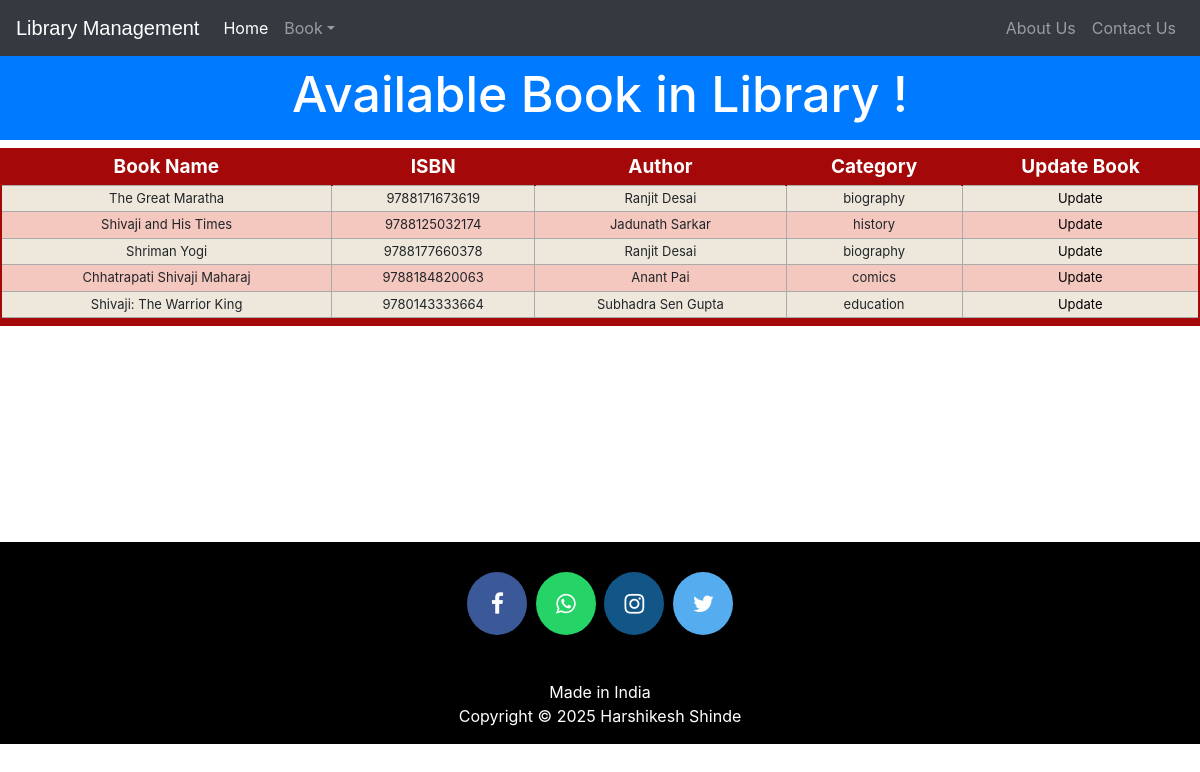
The page /viewbook on the database as committed earlier.
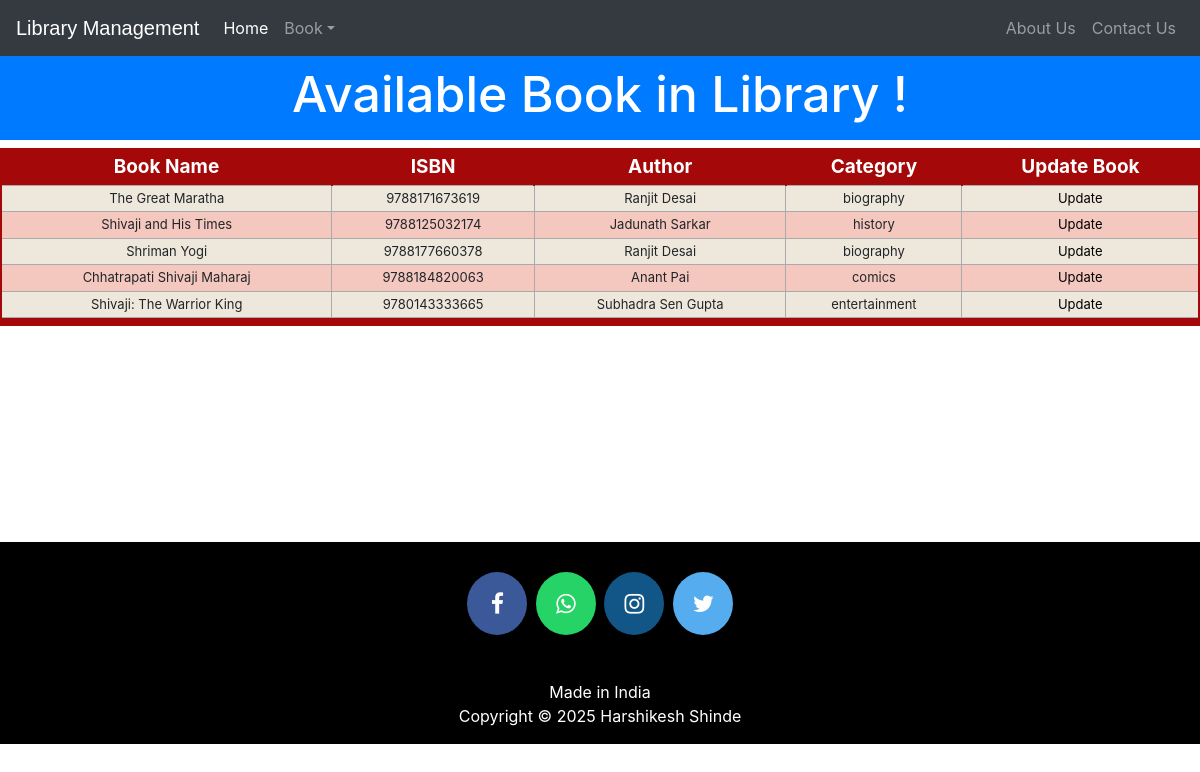
The same page on the database as committed later.
### library/models.py (models this page shows, shortened)
class Book(models.Model):
    catchoice= [
        ('education', 'Education'),
        ('entertainment', 'Entertainment'),
        ('comics', 'Comics'),
        ('biography', 'Biographie'),
        ('history', 'History'),
        ]
    name=models.CharField(max_length=30)
    isbn=models.PositiveIntegerField()
    author=models.CharField(max_length=40)
    category=models.CharField(max_length=30,choices=catchoice,default='education')

### library/views.py (the view)
# urls.py: path('viewbook', views.viewbook_view),
def viewbook_view(request):
    books=models.Book.objects.all()
    return render(request,'library/viewbook.html',{'books':books})

### templates/library/viewbook.html (shortened to what this page needs)
<!DOCTYPE html>
<html lang="en" dir="ltr">
  <head>
  </head>
  <body>
    {% include "library/navbaradmin.html" %}
    <br>
    <br>
    <h3 class="p-3 mb-2 bg-primary text-white" style = 'font-size: 50px;text-align:center;'>Available Book in Library !</h3>
{% if books%}
<table class="redTable">
<thead>
<tr>
<th>Book Name</th>
<th>ISBN</th>
<th>Author</th>
<th>Category</th>
<th>Update Book</th>
</tr>
</thead>
<tfoot>
<tr>
<td colspan="5" rowspan="5">
</td>
</tr>
</tfoot>
<tbody>
  {% for book in books %}
    <tr>
      <td>{{book.name}}</td>
      <td>{{book.isbn}}</td>
      <td>{{book.author}}</td>
      <td>{{book.category}}</td>
      <td><a style="text-decoration: none; color: black;" href="{% url 'updatebook' book.id %}">Update</a></td>
    </tr>
  {% endfor %}
</tbody>
</table>
{%else%}
<h1>Have 0 book</h1>
{%endif%}
<br><br><br><br><br><br><br><br><br>
    {% include "library/footer.html" %}
  </body>
</html>

### templates/library/navbaradmin.html (shortened to what this page needs)
<!DOCTYPE html>
{% load static %}
<html lang="en">
<head>
<link rel="stylesheet" href="https://stackpath.bootstrapcdn.com/bootstrap/4.3.1/css/bootstrap.min.css">
<link rel="stylesheet" href="https://maxcdn.bootstrapcdn.com/font-awesome/4.7.0/css/font-awesome.min.css">
</head>
<body>
<div class="bs-example">
      <nav class="navbar navbar-expand-md bg-dark navbar-dark fixed-top">
          <a href="/" class="navbar-brand">Library Management</a>
          <div class="collapse navbar-collapse justify-content-between" id="navbarCollapse">
              <div class="navbar-nav">
                  <a href="/" class="nav-item nav-link active">Home</a>
                  <div class="nav-item dropdown">
                    <a href="#" class="nav-link dropdown-toggle" data-toggle="dropdown">Book</a>
                  </div>
              </div>
              <div class="navbar-nav">
                  <a href="/aboutus" class="nav-item nav-link">About Us</a>
                  <a href="contactus" class="nav-item nav-link">Contact Us</a>
              </div>
          </div>
      </nav>
</div>
</body>
</html>

### templates/library/footer.html (shortened to what this page needs)
<!DOCTYPE html>
<html>
<head>
</head>
<footer>
  <p>
  <a href="" class="fa fa-facebook"></a>
  <a href="" class="fa fa-whatsapp"></a>
  <a href="" class="fa fa-instagram"></a>
  <a href="" class="fa fa-twitter"></a>
  </p>
<br>
  <div class="container">
    <div class="row">
               <div class="col-md-12 col-sm-12">
                    <div style="color:#ffffff;"class="wow fadeInUp footer-copyright">
                         <p>Made in India <br>
                         Copyright &copy;   2025 Harshikesh Shinde </p>
                    </div>
               </div>
    </div>
  </div>
</footer>
</html>

### templates/library/viewbook.html (style rules this page uses)
table.redTable { border: 2px solid #A40808; background-color: #EEE7DB; width: 100%; text-align: center; border-collapse: collapse; }
table.redTable td, table.redTable th { border: 1px solid #AAAAAA; padding: 3px 2px; }
table.redTable tbody td { font-size: 13px; }
table.redTable tr:nth-child(even) { background: #F5C8BF; }
table.redTable thead { background: #A40808; }
table.redTable thead th { font-size: 19px; font-weight: bold; color: #FFFFFF; text-align: center; border-left: 2px solid #A40808; }
table.redTable thead th:first-child { border-left: none; }
table.redTable tfoot { font-size: 13px; font-weight: bold; color: #FFFFFF; background: #A40808; }
table.redTable tfoot td { font-size: 13px; }

### templates/library/navbaradmin.html (style rules this page uses)
.bs-example { margin: 0px; }
.navbar-brand { font-size: 20px; font-family: sans-serif; }

### templates/library/footer.html (style rules this page uses)
footer { padding: 0px 0px 0px 0px; background-color:black; margin:0px; }
.fa { padding: 20px; font-size: 23px; width: 60px; text-align: center; text-decoration: none; margin: 5px 2px; border-radius: 50%; }
.fa-facebook { background: #3B5998; color: white; margin-top: 30px; }
.fa-whatsapp { background: #25d366; color: white; }
.fa-twitter { background: #55ACEE; color: white; }
.fa-instagram { background: #125688; color: white; }
p { text-align:center; }

Rows that differ between the two databases and show on the page:
changed Book "Shivaji: The Warrior King": isbn "9780143333664" → "9780143333665"; category "education" → "entertainment"
